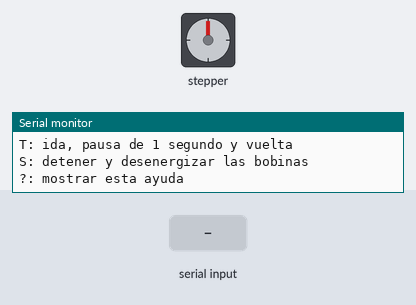
Bench run of a sketch on a simulated ESP32-S3. Shown: stepper motor, the last lines printed to the serial monitor. Wiring (inferred from the names in the program): stepper motor (2048 steps per turn assumed): coils GPIO 17, GPIO 16, GPIO 15, GPIO 18. Inputs (shaded band) come from the test bench.

Above: at 1.2 s.
1.3 s: "D90\n" received over Serial
At 2.6 s:
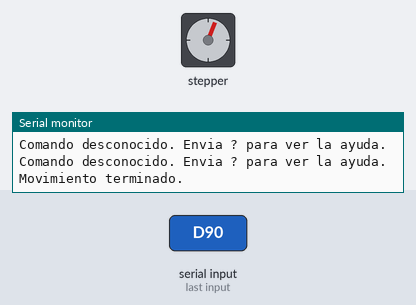
4.3 s: "T90\n" received over Serial
At 5.5 s:
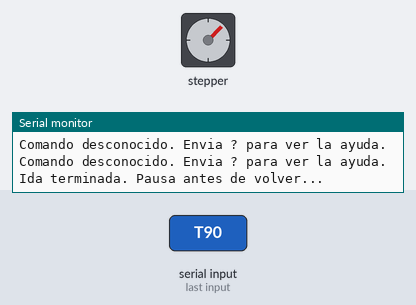
7.3 s: "D 45\n" received over Serial
At 7.5 s:
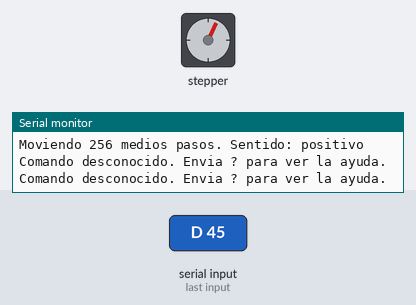
10.3 s: "T 45\n" received over Serial
At 11.8 s:
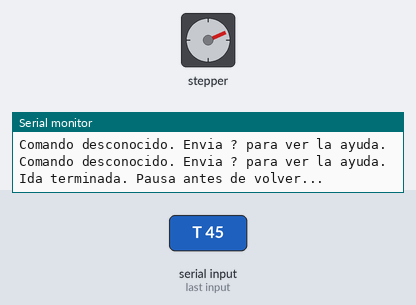
13.3 s: "I90\n" received over Serial
At 15.3 s:
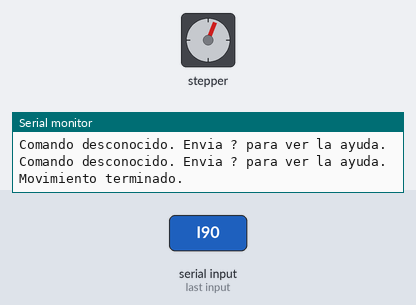
Timing chart, 0 to 16.8 s (numbered marks = the images above; inputs shaded):
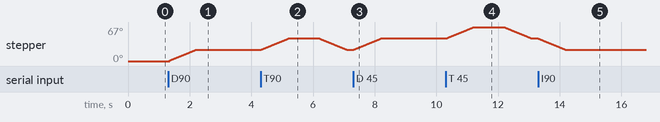

Measured:
- after the input at 1.3 s, stepper: turns 22° clockwise in 0.84 s, starting after 0.05 s
- after the input at 4.3 s, stepper: turns 23° clockwise in 0.88 s, then 23° counter-clockwise in 0.88 s
- after the input at 7.3 s, stepper: turns 23° clockwise in 0.88 s, starting at once
- after the input at 10.3 s, stepper: turns 22° clockwise in 0.84 s, then 22° counter-clockwise in 0.84 s
- after the input at 13.3 s, stepper: turns 23° counter-clockwise in 0.88 s, starting at once

The sketch:

prueba_motor_paso_a_paso.ino
```cpp
#include <Arduino.h>

// Prueba independiente: ESP32-S3 + ULN2003 + 28BYJ-48.
// Usa los mismos pines del simulador. Prueba con el motor desacoplado del eje.
// Monitor Serie: 115200 baudios. No comienza a moverse al encender.
// D: giro positivo | I: giro negativo | T: ida y vuelta | S: detener | ?: ayuda

constexpr uint8_t MOTOR_PINS[4] = {17, 16, 15, 18}; // IN1, IN2, IN3, IN4
constexpr uint16_t TEST_HALF_STEPS = 256;
constexpr uint32_t STEP_INTERVAL_US = 3000;
constexpr uint32_t RETURN_PAUSE_MS = 1000;

// Secuencia de ocho medios pasos; no necesita librerias adicionales.
constexpr uint8_t HALF_STEP_PATTERN[8][4] = {
  {1, 0, 0, 0},
  {1, 1, 0, 0},
  {0, 1, 0, 0},
  {0, 1, 1, 0},
  {0, 0, 1, 0},
  {0, 0, 1, 1},
  {0, 0, 0, 1},
  {1, 0, 0, 1}
};

enum class TestStage : uint8_t { IDLE, OUTBOUND, PAUSE, RETURN };
TestStage testStage = TestStage::IDLE;
uint8_t phaseIndex = 0;
int8_t motorDirection = 0;
uint16_t remainingSteps = 0;
uint32_t lastStepUs = 0;
uint32_t pauseStartedMs = 0;

void releaseMotor() {
  for (uint8_t pin : MOTOR_PINS) digitalWrite(pin, LOW);
}

void printHelp() {
  Serial.println("\nPRUEBA DEL MOTOR 28BYJ-48 / ULN2003");
  Serial.printf("D: %u medios pasos en sentido positivo\n", TEST_HALF_STEPS);
  Serial.printf("I: %u medios pasos en sentido negativo\n", TEST_HALF_STEPS);
  Serial.println("T: ida, pausa de 1 segundo y vuelta");
  Serial.println("S: detener y desenergizar las bobinas");
  Serial.println("?: mostrar esta ayuda");
}

void startMovement(int8_t direction) {
  motorDirection = direction;
  remainingSteps = TEST_HALF_STEPS;
  lastStepUs = micros();
  Serial.printf("Moviendo %u medios pasos. Sentido: %s\n",
                TEST_HALF_STEPS, direction > 0 ? "positivo" : "negativo");
}

void stopMotor() {
  remainingSteps = 0;
  motorDirection = 0;
  testStage = TestStage::IDLE;
  releaseMotor();
  Serial.println("Motor detenido. Prueba cancelada.");
}

void handleSerial() {
  while (Serial.available() > 0) {
    char command = static_cast<char>(Serial.read());
    if (command >= 'a' && command <= 'z') command -= 'a' - 'A';
    if (command == '\r' || command == '\n' || command == ' ' || command == '\t') continue;
    if (command == 'S') {
      stopMotor();
    } else if (command == '?') {
      printHelp();
    } else if (command == 'D' || command == 'I' || command == 'T') {
      if (motorDirection != 0 || testStage != TestStage::IDLE) {
        Serial.println("Motor ocupado. Envia S para detenerlo.");
        continue;
      }
      if (command == 'T') testStage = TestStage::OUTBOUND;
      startMovement(command == 'I' ? -1 : 1);
    } else {
      Serial.println("Comando desconocido. Envia ? para ver la ayuda.");
    }
  }
}

void updateMotor() {
  if (testStage == TestStage::PAUSE && millis() - pauseStartedMs >= RETURN_PAUSE_MS) {
    testStage = TestStage::RETURN;
    startMovement(-1);
  }
  if (motorDirection == 0) return;

  const uint32_t nowUs = micros();
  if (nowUs - lastStepUs < STEP_INTERVAL_US) return;
  if (remainingSteps == 0) {
    // La ultima fase tambien permanece energizada durante un intervalo completo.
    motorDirection = 0;
    releaseMotor();
    if (testStage == TestStage::OUTBOUND) {
      testStage = TestStage::PAUSE;
      pauseStartedMs = millis();
      Serial.println("Ida terminada. Pausa antes de volver...");
    } else {
      Serial.println(testStage == TestStage::RETURN ? "Prueba de ida y vuelta terminada." : "Movimiento terminado.");
      testStage = TestStage::IDLE;
    }
    return;
  }

  lastStepUs = nowUs;
  // Avanzar desde la ultima fase evita repetir una fase al invertir el sentido.
  phaseIndex = static_cast<uint8_t>((phaseIndex + motorDirection + 8) % 8);
  for (uint8_t coil = 0; coil < 4; ++coil) {
    digitalWrite(MOTOR_PINS[coil], HALF_STEP_PATTERN[phaseIndex][coil]);
  }
  --remainingSteps;
}

void setup() {
  for (uint8_t pin : MOTOR_PINS) {
    pinMode(pin, OUTPUT);
    digitalWrite(pin, LOW);
  }
  Serial.begin(115200);
  // No espera a que se abra el Monitor Serie; envia ? si no ves el menu inicial.
  printHelp();
}

void loop() {
  handleSerial();
  updateMotor();
  delay(0);
}
```
